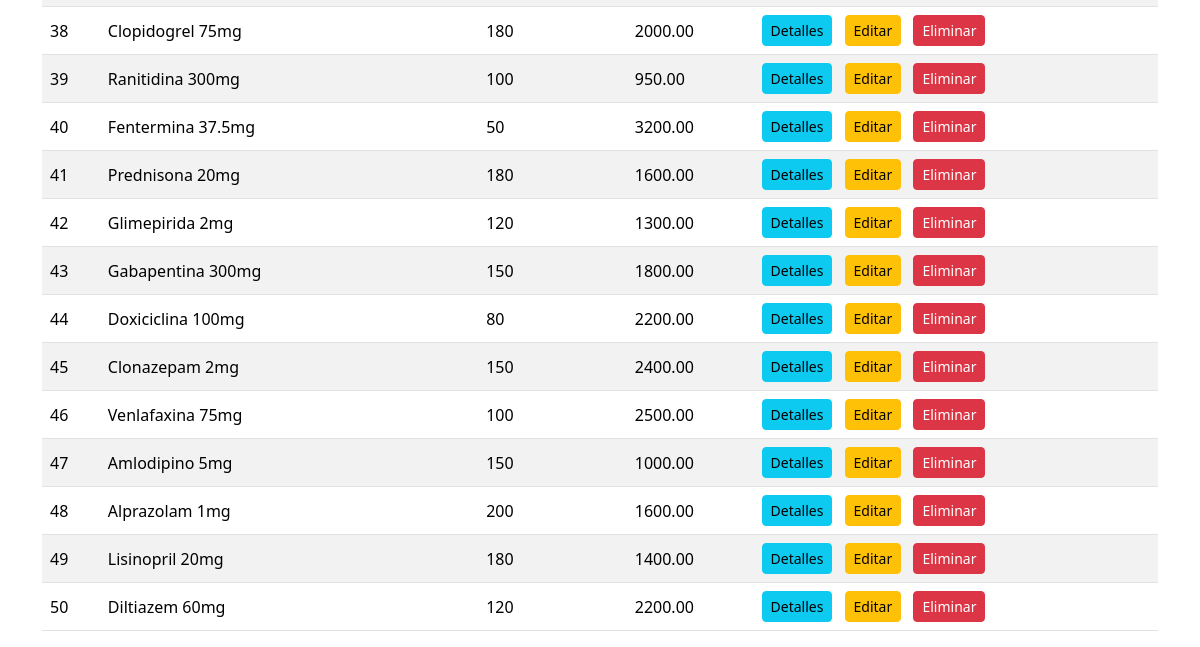
Before: /productos/ (lower part) with the older database file.
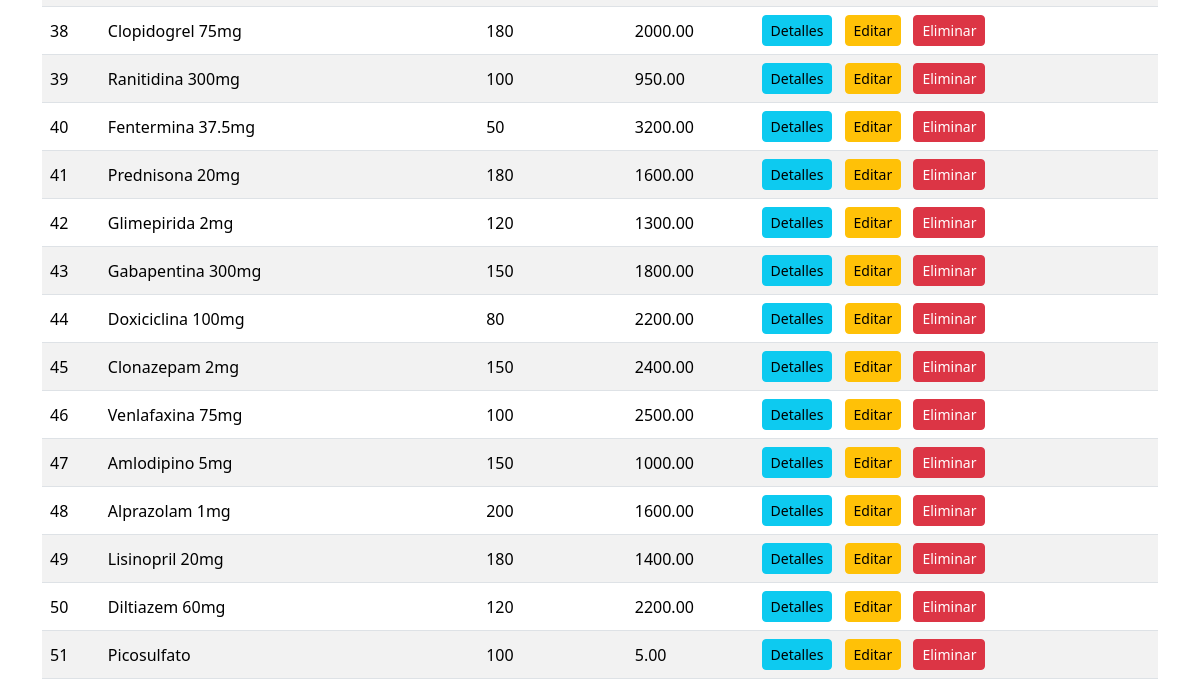
After: the same page with the newer database file.
### App/models.py (models this page shows, shortened)
class Productos(models.Model):
    id_producto = models.AutoField(primary_key=True)
    nombre_producto = models.CharField(max_length=255, blank=True, null=True)
    cantidad = models.IntegerField(blank=True, null=True)
    precio_producto = models.DecimalField(max_digits=10, decimal_places=2, blank=True, null=True)

### App/views.py (the view)
# urls.py: path('productos/', views.productos_list, name='productos_list'),
def productos_list(request):
    productos = Productos.objects.all()
    return render(request, 'App/productos_list.html', {'productos_list': productos})

### App/templates/App/productos_list.html (shortened to what this page needs)
{% extends "layout/base.html" %}
{% block content %}
<div class="container mt-5">
  <div class="table-responsive">
    <table class="table table-striped align-middle">
      <tbody>
        {% for producto in productos_list %}
        <tr>
          <td>{{ producto.id_producto }}</td>
          <td>{{ producto.nombre_producto }}</td>
          <td>{{ producto.cantidad }}</td>
          <td>{{ producto.precio_producto }}</td>
          <td>
            <a href="{% url 'productos_detail' producto.pk %}" class="btn btn-info btn-sm me-2">Detalles</a>
            <a href="{% url 'productos_edit' producto.pk %}" class="btn btn-warning btn-sm me-2">Editar</a>
            <form action="{% url 'productos_delete' producto.pk %}" method="post" class="d-inline">
              <button type="submit" class="btn btn-danger btn-sm">Eliminar</button>
            </form>
          </td>
        </tr>
        {% endfor %}
      </tbody>
    </table>
  </div>
</div>
{% endblock %}

Changed rows visible on the page:
added Productos: id_producto "51", nombre_producto "Picosulfato", cantidad "100", precio_producto "5.00"
